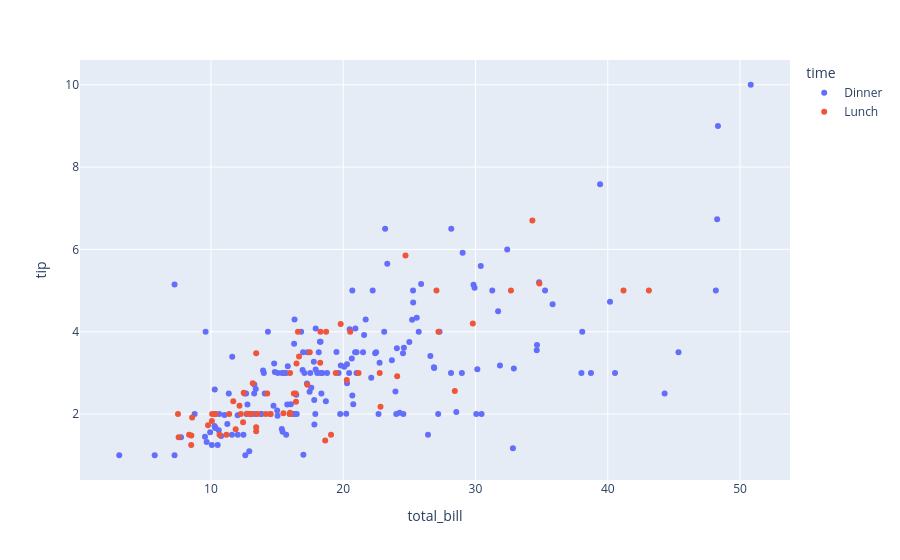

The cell this chart's notebook holds for it:
### Markdown cell above
Topic 1: What is Plotly and why you need it.

### Code cell
import plotly.express as px

df = px.data.tips()

fig = px.scatter(df, x='total_bill', y='tip', color='time')
fig.show()

### Figure 1 — Plotly figure (JSON) as saved in the notebook; plotly's stock layout.template omitted (floating-point values rounded to 4 significant figures; data arrays with more than 128 entries replaced by an {"elided": "..."} marker saying what was removed)
{"data": [{"hovertemplate": "time=Dinner<br>total_bill=%{x}<br>tip=%{y}<extra></extra>", "legendgroup": "Dinner", "marker": {"color": "#636efa", "symbol": "circle"}, "mode": "markers", "name": "Dinner", "orientation": "v", "showlegend": true, "type": "scatter", "x": {"elided": "176 float values"}, "xaxis": "x", "y": {"elided": "176 float values"}, "yaxis": "y"}, {"hovertemplate": "time=Lunch<br>total_bill=%{x}<br>tip=%{y}<extra></extra>", "legendgroup": "Lunch", "marker": {"color": "#EF553B", "symbol": "circle"}, "mode": "markers", "name": "Lunch", "orientation": "v", "showlegend": true, "type": "scatter", "x": [27.2, 22.76, 17.29, 19.44, 16.66, 10.07, 32.68, 15.98, 34.83, 13.03, 18.28, 24.71, 21.16, 10.65, 12.43, 24.08, 11.69, 13.42, 14.26, 15.95, 12.48, 29.8, 8.52, 14.52, 11.38, 22.82, 19.08, 20.27, 11.17, 12.26, 18.26, 8.51, 10.33, 14.15, 16.0, 13.16, 17.47, 34.3, 41.19, 27.05, 16.43, 8.35, 18.64, 11.87, 9.78, 7.51, 19.81, 28.44, 15.48, 16.58, 7.56, 10.34, 43.11, 13.0, 13.51, 18.71, 12.74, 13.0, 16.4, 20.53, 16.47, 12.16, 13.42, 8.58, 15.98, 13.42, 16.27, 10.09], "xaxis": "x", "y": [4.0, 3.0, 2.71, 3.0, 3.4, 1.83, 5.0, 2.03, 5.17, 2.0, 4.0, 5.85, 3.0, 1.5, 1.8, 2.92, 2.31, 1.68, 2.5, 2.0, 2.52, 4.2, 1.48, 2.0, 2.0, 2.18, 1.5, 2.83, 1.5, 2.0, 3.25, 1.25, 2.0, 2.0, 2.0, 2.75, 3.5, 6.7, 5.0, 5.0, 2.3, 1.5, 1.36, 1.63, 1.73, 2.0, 4.19, 2.56, 2.02, 4.0, 1.44, 2.0, 5.0, 2.0, 2.0, 4.0, 2.01, 2.0, 2.5, 4.0, 3.23, 2.2, 3.48, 1.92, 3.0, 1.58, 2.5, 2.0], "yaxis": "y"}], "layout": {"legend": {"title": {"text": "time"}, "tracegroupgap": 0}, "margin": {"t": 60}, "xaxis": {"anchor": "y", "domain": [0, 1], "title": {"text": "total_bill"}}, "yaxis": {"anchor": "x", "domain": [0, 1], "title": {"text": "tip"}}}}
